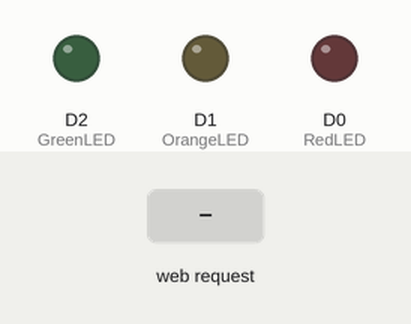
Recording of a sketch running on a simulated ESP8266 (NodeMCU). Parts: output pins drawn as LEDs (lit = HIGH). Inputs (shaded band) come from the test bench. What the sketch prints to the serial monitor is not drawn.

Above: at 2.2 s.
2.3 s: HTTP request GET /redledon received
At 2.8 s:
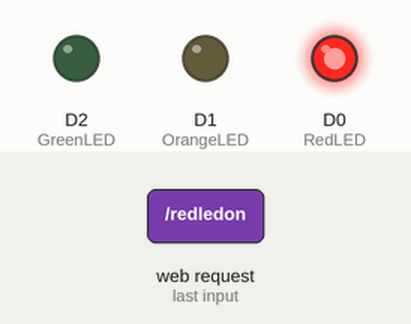
3.8 s: HTTP request GET /orangeledon received
At 5.0 s:
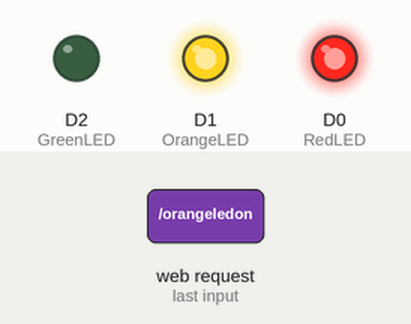
5.3 s: HTTP request GET /redledoff received
At 6.3 s:
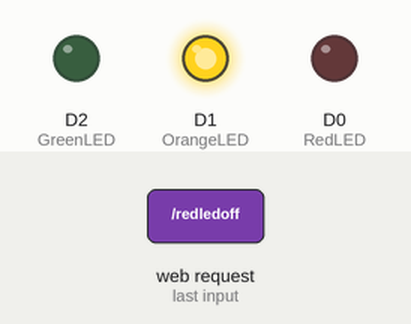
6.8 s: HTTP request GET /greenledon received
At 7.4 s:
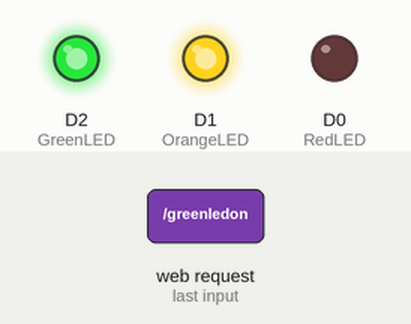
8.3 s: HTTP request GET /orangeledoff received
At 8.6 s:
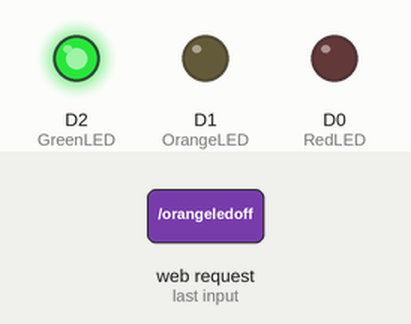
9.8 s: HTTP request GET /greenledoff received
At 10.9 s:
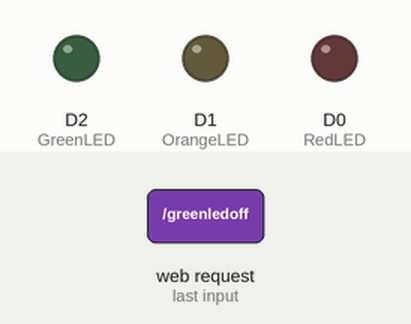
Timing chart, 0 to 12.3 s (numbered marks = the images above; inputs shaded):
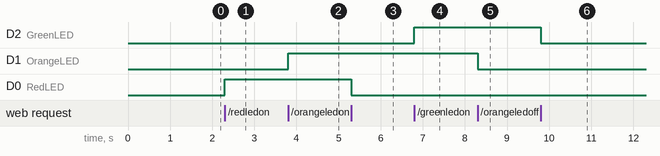

Measured:
- after the input at 2.3 s, D0 (RedLED): LOW → HIGH at once
- after the input at 3.8 s, D1 (OrangeLED): LOW → HIGH at once
- after the input at 5.3 s, D0 (RedLED): HIGH → LOW at once
- after the input at 6.8 s, D2 (GreenLED): LOW → HIGH at once
- after the input at 8.3 s, D1 (OrangeLED): HIGH → LOW at once
- after the input at 9.8 s, D2 (GreenLED): HIGH → LOW at once

The sketch:

ESP_8266_AP_Code_with_html_page_3LEDs_Working_1.ino
```cpp
//******************************************
//ESP8266 Access Point to Control 3 LEDs
//******************************************

//Include wifi libraries
#include <ESP8266WiFi.h>
#include <WiFiClient.h>
#include <ESP8266WebServer.h>

//  html string with html code for user interface
String html = R"***(
<!DOCTYPE html>
<html>
  <head>
    <title>SWITCH LED</title>
  </head>
  <body>
    <h1>SWITCH RED LED</h1>
    <p><a href=/redledon>RedLED on</a></p>
    <p><a href=/redledoff>RedLED off</a></p>

    <h1>SWITCH ORANGE LED</h1>
    <p><a href=/orangeledon>OrangeLED on</a></p>
    <p><a href=/orangeledoff>OrangeLED off</a></p>

    <h1>SWITCH GREEN LED</h1>
    <p><a href=/greenledon>GreenLED on</a></p>
    <p><a href=/greenledoff>GreenLED off</a></p>
  </body>
</html>

)***";

//Define pins connected to LEDs
#define RedLED D0
#define OrangeLED D1
#define GreenLED D2

//set AP details
const char* ssid = "ESP8266_AP";
const char* password = "Pass@ESP8266_AP";
IPAddress IPaddr (192, 168, 168, 168); //default ip = 192.168.4.1
IPAddress IPmask(255, 255, 255, 0);
ESP8266WebServer server(80);

//handleRoot() function displays html text on web browser
void handleRoot()
{
  server.send(200, "text/html", html); //send the html text to browser
}

//Control red LED
void redledon()
{
  digitalWrite(RedLED, 1);
  server.send(200, "text/html", html);
}

void redledoff()
{
  digitalWrite(RedLED, 0);
  server.send(200, "text/html", html);
}

//Control orange LED
void orangeledon()
{
  digitalWrite(OrangeLED, 1);
  server.send(200, "text/html", html);
}

void orangeledoff()
{
  digitalWrite(OrangeLED, 0);
  server.send(200, "text/html", html);
}

//Control Green LED
void greenledon()
{
  digitalWrite(GreenLED, 1);
  server.send(200, "text/html", html);
}

void greenledoff()
{
  digitalWrite(GreenLED, 0);
  server.send(200, "text/html", html);
}

//Setup code to run once
void setup()
{
  pinMode(RedLED, OUTPUT);
  pinMode(OrangeLED, OUTPUT);
  pinMode(GreenLED, OUTPUT);
  delay(1000);
  Serial.begin(115200);
  Serial.println();
  Serial.print("Configuring access point...");

  //get AP Ip
  WiFi.softAP(ssid);
  WiFi.softAPConfig(IPaddr, IPaddr, IPmask);
  IPAddress myIP = WiFi.softAPIP();
  Serial.println("AP IP address: ");
  Serial.println(myIP); //default ip = 192.168.4.1

  //urls to manipulate LEDs
  server.on("/", handleRoot);
  server.on("/redledon", redledon);
  server.on("/redledoff", redledoff);
  server.on("/orangeledon", orangeledon);
  server.on("/orangeledoff", orangeledoff);
  server.on("/greenledon", greenledon);
  server.on("/greenledoff", greenledoff);
  server.begin();
  Serial.println("HTTP server started");
  Serial.println("Execute http://192.168.168.168 on your browser to control the LEDs");

}

//loop to run continuously
void loop()
{
  server.handleClient(); //maintains communication between server(microcontroller) & client(web browser)
}

//Connect to WIFi and Search WIFI IP:  http://192.168.168.168 on browser to control LEDs.
```
